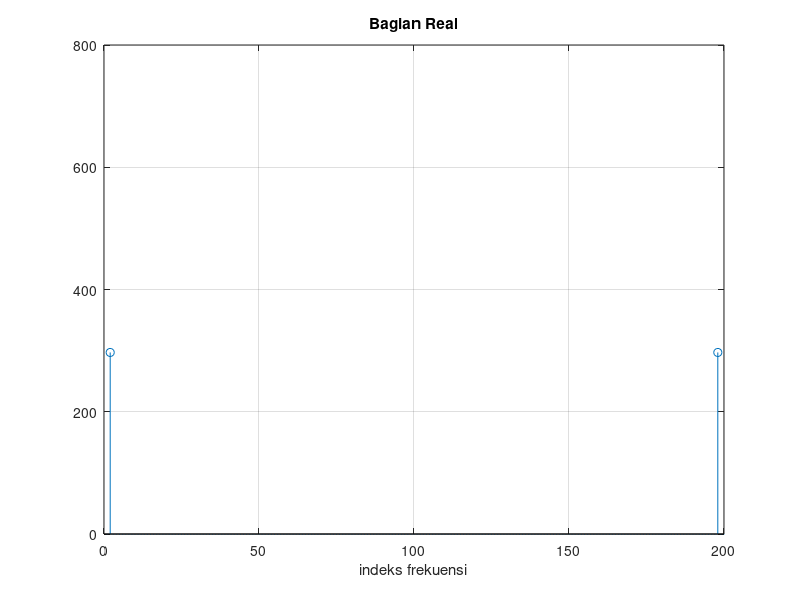
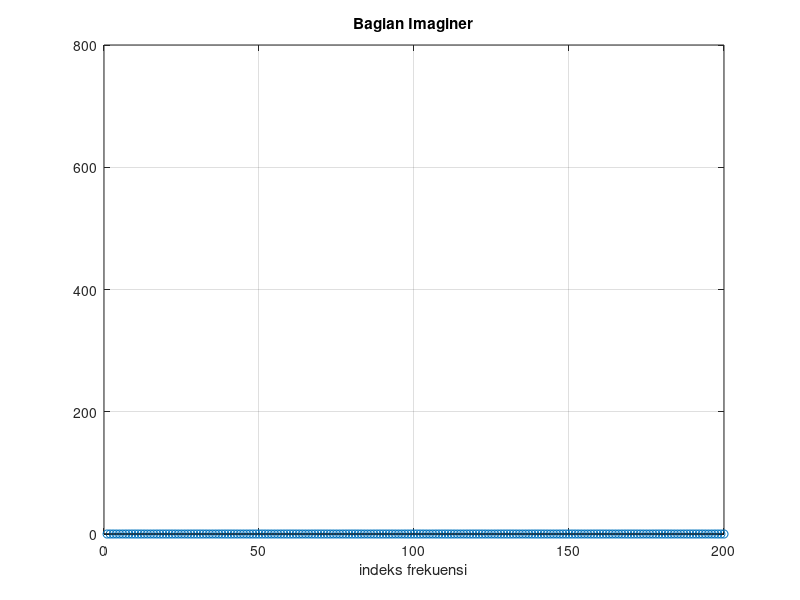

Write MATLAB code to recreate these figures, in order. (Note: this script raises an error after producing the figures.)
% Transformasi Fourier Diskrit

% Dasar Pembentukan DFT
n = 0:199;
T = 0.01;
x_t = 3 * cos(2 * pi * n * T);
plot(n, x_t);  % ganti dengan stem(n, x_t) untuk plot diskrit
grid;

% file 2
clear all;clc

N = 200;
nn = N - 1;
for k = 1:200;
    x_n = 0.0;
    for n = 1:nn
        x_n = (3 * cos(0.02 * pi * n)) .* (exp(-j * k * 2 * pi * n / 200)) + x_n;
    end

    yR(k) = real(x_n);
    yI(k) = imag(x_n);

    magni_k(k) = sqrt(real(x_n) .* real(x_n) + imag(x_n) .* imag(x_n));
end

figure(1);
stem(yR);
axis([0 200 0 800]);
xlabel('indeks frekuensi');
title('Bagian Real');
grid;

figure(2);
stem(yI);
axis([0 200 0 800]);
xlabel('indeks frekuensi');
title('Bagian Imaginer');
grid;

% Edit File 2
x_t = 3 * sin(2 * pi * n * T);
x_n = (3 * sin(0.02 * pi * n)) .* (exp(-j * k * 2 * pi * n / 200)) + x_n;

% Edit File 2
N = 1000


% Zero Padding
% NULL

% Represesentasi Dalam Domain Frekuensi
clear all;clc

T = 128; % sample rate
zpf = 2; % zero padding factor
n = 0:1 / T:(T-1) / T; % disrete time axis
fi = 5; % frequency
xw = [sin(2 * pi * n * fi), zeros(1, (zpf - 1) * T)];
nn = length(xw);
k = 0:nn - 1;

% plot time data
subplot(2, 1, 1);
plot(zpf * k / nn, xw); % normalisasi absis domain waktu
axis([0 zpf -1.1 1.1])
xlabel('domain waktu (detik)')

% Smoothed, interpolated spectrum
X = fft(xw);
spec = abs(X);
f_X = length(X);
f= 0:f_X - 1;

% Plot spectral magnitude
subplot(2, 1, 2);
plot(f/T, spec);
axis([0 T/T 0 100])
xlabel('domain frekuensi (x pi), ternormalisasi terhadap frekuensi sampling')

% Modifikasi, sehingga tampilan nilai frekuensi dalah Hz
% Plot spectral magnitude
subplot(2, 1, 2);
plot(f/2, spec);
axis([0 T/2 0 100])
xlabel('domain frekuensi')

% Modifikasi, sehingga mendapatkan nilai magnitudo dalam dB
% Plot spectral magnitude
subplot(2, 1, 2);
plot(f/2, spec);
axis([0 T/2 0 40])
xlabel('domain frekuensi dalam dB')
grid;

x(n) = (1/64) * (sin(2 * pi * n/64) + (1/3) * sin(2 * pi * 15 * n/64));

xw = [(1/64) * (sin(2 * pi * n/64) + (1/3) * sin(2 * pi * 15 * n/64)), zeros(1, (zpf - 1) * T)];

% Zero Padding
% Untuk memahami konsep zero padding pada DFT, anda ikuti langkah-langkah percobaan berikut ini.
% 1. Buat program baru untuk pembangkitan sekuen unit step dan gunakan juga fft untuk memperoleh nilai DFT.
% 2. Modifikasi program anda dengan menambahkan nilai nol sebanyak 4 angka di belakang sekuen bernilai satu tersebut.
% 3. Modifikasi program anda sehingga nilai nol dibelakang sekuen unit step menjadi 12, catat apa yang terjadi.
% 4. Lanjutkan penambahan nilai nol menjadi 16, dan catat apa yang terjadi.
% Jelaskan konsep zero padding yang telah anda buat simulasinya.....(smile)

% Kode Matlab
clear all;clc

% 1. Sekuen unit step
n = 0:1:63;
x = ones(1, 64);
X = fft(x);
X = fftshift(X);
f = -32:31;
subplot(2, 1, 1);

% Plot domain waktu
stem(n, x);
xlabel('n');
ylabel('x[n]');
title('Sekuen unit step');

% Plot domain frekuensi
subplot(2, 1, 2);
stem(f, abs(X));
xlabel('f');
ylabel('|X(f)|');
title('DFT dari sekuen unit step');

% 2. Sekuen unit step dengan 4 nilai nol
x = [ones(1, 64), zeros(1, 4)];
X = fft(x);
X = fftshift(X);
f = -32:35;

figure;
subplot(2, 1, 1);

% Plot domain waktu
stem(n, x);
xlabel('n');
ylabel('x[n]');
title('Sekuen unit step dengan 4 nilai nol');

% Plot domain frekuensi
subplot(2, 1, 2);
stem(f, abs(X));
xlabel('f');
ylabel('|X(f)|');
title('DFT dari sekuen unit step dengan 4 nilai nol');

% 3. Sekuen unit step dengan 12 nilai nol
x = [ones(1, 64), zeros(1, 12)];
X = fft(x);
X = fftshift(X);
f = -32:51;
subplot(2, 1, 1);

% Plot domain waktu
stem(n, x);
xlabel('n');
ylabel('x[n]');
title('Sekuen unit step dengan 12 nilai nol');

% Plot domain frekuensi
subplot(2, 1, 2);
stem(f, abs(X));
xlabel('f');
ylabel('|X(f)|');
title('DFT dari sekuen unit step dengan 12 nilai nol');

% 4. Sekuen unit step dengan 16 nilai nol
x = [ones(1, 64), zeros(1, 16)];
X = fft(x);
X = fftshift(X);
f = -32:63;
subplot(2, 1, 1);

% Plot domain waktu
stem(n, x);
xlabel('n');
ylabel('x[n]');
title('Sekuen unit step dengan 16 nilai nol');

% Plot domain frekuensi
subplot(2, 1, 2);
stem(f, abs(X));
xlabel('f');
ylabel('|X(f)|');

% Konsep zero padding adalah menambahkan nilai nol pada akhir sekuen yang akan diolah. Dengan menambahkan nilai nol, maka resolusi frekuensi dari DFT akan meningkat. Hal ini dapat dilihat dari perubahan nilai f pada plot domain frekuensi. Semakin banyak nilai nol yang ditambahkan, maka semakin besar pula resolusi frekuensi yang dihasilkan. Dengan demikian, zero padding dapat digunakan untuk meningkatkan resolusi frekuensi dari DFT.
